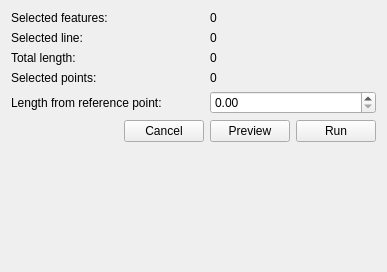
<?xml version="1.0" encoding="UTF-8"?>
<ui version="4.0">
 <class>JoinPoints</class>
 <widget class="QWidget" name="JoinPoints">
  <property name="geometry">
   <rect>
    <x>0</x>
    <y>0</y>
    <width>387</width>
    <height>272</height>
   </rect>
  </property>
  <property name="windowTitle">
   <string>Form</string>
  </property>
  <layout class="QGridLayout" name="gridLayout">
   <item row="7" column="4">
    <spacer name="verticalSpacer">
     <property name="orientation">
      <enum>Qt::Vertical</enum>
     </property>
     <property name="sizeHint" stdset="0">
      <size>
       <width>20</width>
       <height>40</height>
      </size>
     </property>
    </spacer>
   </item>
   <item row="2" column="3" colspan="2">
    <widget class="QLabel" name="line_length_lbl">
     <property name="text">
      <string>0</string>
     </property>
    </widget>
   </item>
   <item row="1" column="3" colspan="2">
    <widget class="QLabel" name="selected_line_lbl">
     <property name="text">
      <string>0</string>
     </property>
    </widget>
   </item>
   <item row="3" column="3" colspan="2">
    <widget class="QLabel" name="selected_points_lbl">
     <property name="text">
      <string>0</string>
     </property>
    </widget>
   </item>
   <item row="0" column="3" colspan="2">
    <widget class="QLabel" name="sel_features_lbl">
     <property name="text">
      <string>0</string>
     </property>
    </widget>
   </item>
   <item row="5" column="3">
    <widget class="QPushButton" name="preview_btn">
     <property name="text">
      <string>Preview</string>
     </property>
    </widget>
   </item>
   <item row="4" column="3" colspan="2">
    <widget class="QDoubleSpinBox" name="length_from_point"/>
   </item>
   <item row="5" column="4">
    <widget class="QPushButton" name="run_btn">
     <property name="text">
      <string>Run</string>
     </property>
    </widget>
   </item>
   <item row="5" column="1">
    <spacer name="horizontalSpacer">
     <property name="orientation">
      <enum>Qt::Horizontal</enum>
     </property>
     <property name="sizeHint" stdset="0">
      <size>
       <width>40</width>
       <height>20</height>
      </size>
     </property>
    </spacer>
   </item>
   <item row="5" column="2">
    <widget class="QPushButton" name="cancel_btn">
     <property name="text">
      <string>Cancel</string>
     </property>
    </widget>
   </item>
   <item row="0" column="1" colspan="2">
    <widget class="QLabel" name="label_26">
     <property name="text">
      <string>Selected features:</string>
     </property>
    </widget>
   </item>
   <item row="1" column="1" colspan="2">
    <widget class="QLabel" name="label_8">
     <property name="text">
      <string>Selected line:</string>
     </property>
    </widget>
   </item>
   <item row="2" column="1" colspan="2">
    <widget class="QLabel" name="label_7">
     <property name="text">
      <string>Total length:</string>
     </property>
    </widget>
   </item>
   <item row="3" column="1" colspan="2">
    <widget class="QLabel" name="label_14">
     <property name="text">
      <string>Selected points:</string>
     </property>
    </widget>
   </item>
   <item row="4" column="1" colspan="2">
    <widget class="QLabel" name="label_13">
     <property name="text">
      <string>Length from reference point:</string>
     </property>
    </widget>
   </item>
  </layout>
 </widget>
 <resources/>
 <connections/>
</ui>
